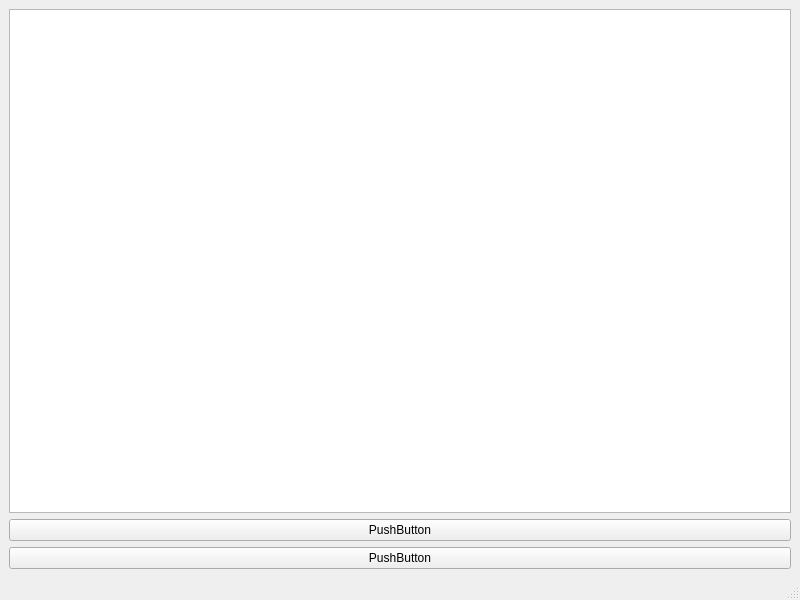
<?xml version="1.0" encoding="UTF-8"?>
<ui version="4.0">
 <class>MainAppWindow</class>
 <widget class="QMainWindow" name="MainAppWindow">
  <property name="geometry">
   <rect>
    <x>0</x>
    <y>0</y>
    <width>800</width>
    <height>600</height>
   </rect>
  </property>
  <property name="windowTitle">
   <string>MainWindow</string>
  </property>
  <widget class="QWidget" name="centralwidget">
   <layout class="QVBoxLayout" name="verticalLayout">
    <item>
     <layout class="QHBoxLayout" name="horizontalLayout">
      <item>
       <layout class="QVBoxLayout" name="verticalLayout_2">
        <item>
         <widget class="QListView" name="listView">
          <property name="sizePolicy">
           <sizepolicy hsizetype="Minimum" vsizetype="Minimum">
            <horstretch>0</horstretch>
            <verstretch>0</verstretch>
           </sizepolicy>
          </property>
          <property name="minimumSize">
           <size>
            <width>300</width>
            <height>0</height>
           </size>
          </property>
          <property name="layoutDirection">
           <enum>Qt::RightToLeft</enum>
          </property>
         </widget>
        </item>
        <item>
         <widget class="QPushButton" name="pushButton">
          <property name="text">
           <string>PushButton</string>
          </property>
         </widget>
        </item>
       </layout>
      </item>
     </layout>
    </item>
    <item>
     <widget class="QPushButton" name="pushButton_2">
      <property name="text">
       <string>PushButton</string>
      </property>
     </widget>
    </item>
   </layout>
  </widget>
  <widget class="QMenuBar" name="menubar">
   <property name="geometry">
    <rect>
     <x>0</x>
     <y>0</y>
     <width>800</width>
     <height>20</height>
    </rect>
   </property>
  </widget>
  <widget class="QStatusBar" name="statusbar"/>
 </widget>
 <resources/>
 <connections/>
</ui>
